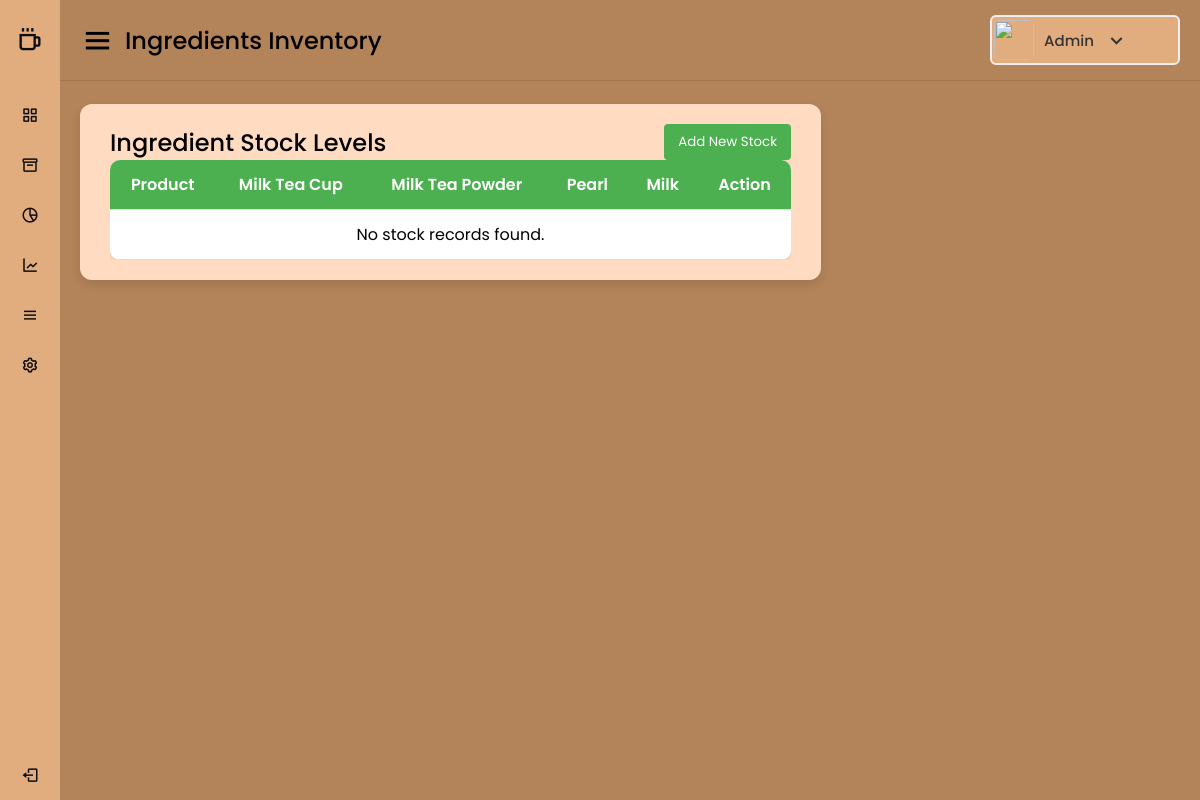
Before: /ingredients_inventory.php with the older database file.
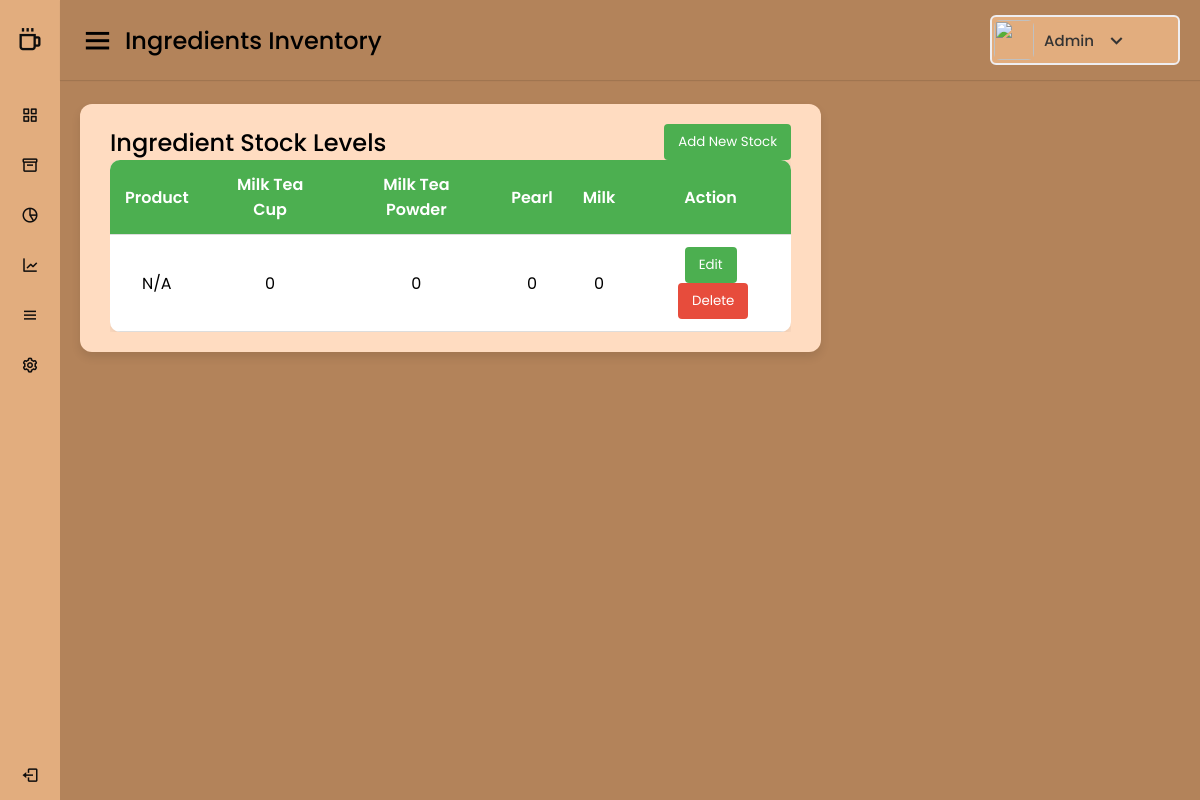
After: the same page with the newer database file.
### tables this page shows
CREATE TABLE `ingredients_stock` (
  `id` int(11) NOT NULL,
  `milk_tea_cup` int(11) DEFAULT 0,
  `powder` int(11) DEFAULT 0,
  `milk_tea_powder` int(11) DEFAULT 0,
  `pearl` int(11) DEFAULT 0,
  `milk` int(11) DEFAULT 0,
  `created_at` timestamp NOT NULL DEFAULT current_timestamp(),
  `product_name` varchar(255) DEFAULT NULL
);

### ingredients_inventory.php (the view, shortened to what the changed rows need)
<?php
include 'config.php';
$stock_sql = "SELECT s.*, p.product_name
              FROM ingredients_stock s
              LEFT JOIN products p ON s.product_id = p.product_id
              ORDER BY s.id DESC";
$stock_result = mysqli_query($conn, $stock_sql);
?>
<!DOCTYPE html>
<html lang="en">
<head>
    <link rel="stylesheet" href="style.css" />
    <link href="https://unpkg.com/boxicons@2.0.7/css/boxicons.min.css" rel="stylesheet" />
</head>
<body>
<section class="home-section">
    <div class="home-content">
        <div class="sales-boxes">
            <div class="recent-sales box">
                <div class="table-responsive">
                    <table>
                        <thead>
                            <tr>
                                <th>Product</th>
                                <th>Milk Tea Cup</th>
                                <th>Milk Tea Powder</th>
                                <th>Pearl</th>
                                <th>Milk</th>
                                <th>Action</th>
                            </tr>
                        </thead>
                        <tbody>
                            <?php
                            if ($stock_result && mysqli_num_rows($stock_result) > 0) {
                                while ($row = mysqli_fetch_assoc($stock_result)) {
                                    $dataJson = htmlspecialchars(json_encode([
                                        'id' => $row['id'],
                                        'product_id' => $row['product_id'],
                                        'milk_tea_cup' => $row['milk_tea_cup'],
                                        'milk_tea_powder' => $row['milk_tea_powder'],
                                        'pearl' => $row['pearl'],
                                        'milk' => $row['milk'],
                                    ]), ENT_QUOTES, 'UTF-8');
                                    echo "<tr>
                                        <td>" . htmlspecialchars($row['product_name'] ?? 'N/A') . "</td>
                                        <td>" . intval($row['milk_tea_cup']) . "</td>
                                        <td>" . intval($row['milk_tea_powder']) . "</td>
                                        <td>" . intval($row['pearl']) . "</td>
                                        <td>" . intval($row['milk']) . "</td>
                                        <td>
                                            <button class='editBtn' data-stock='$dataJson'>Edit</button>
                                            <form method='POST' action='delete_ingredient_stock.php' onsubmit='return confirm(\"Are you sure you want to delete this record?\");' style='display:inline-block; margin-left:5px;'>
                                                <input type='hidden' name='id' value='" . $row['id'] . "'>
                                                <button type='submit' class='delete-btn'>Delete</button>
                                            </form>
                                        </td>
                                    </tr>";
                                }
                            } else {
                                echo "<tr><td colspan='6'>No stock records found.</td></tr>";
                            }
                            ?>
                        </tbody>
                    </table>
                </div>
            </div>
        </div>
    </div>
</section>
</body>
</html>

Changed rows visible on the page:
added ingredients_stock: product_name "N/A", milk_tea_cup "0", milk_tea_powder "0", pearl "0", milk "0"
Other visible differences:
text no longer shown: "No stock records found."
